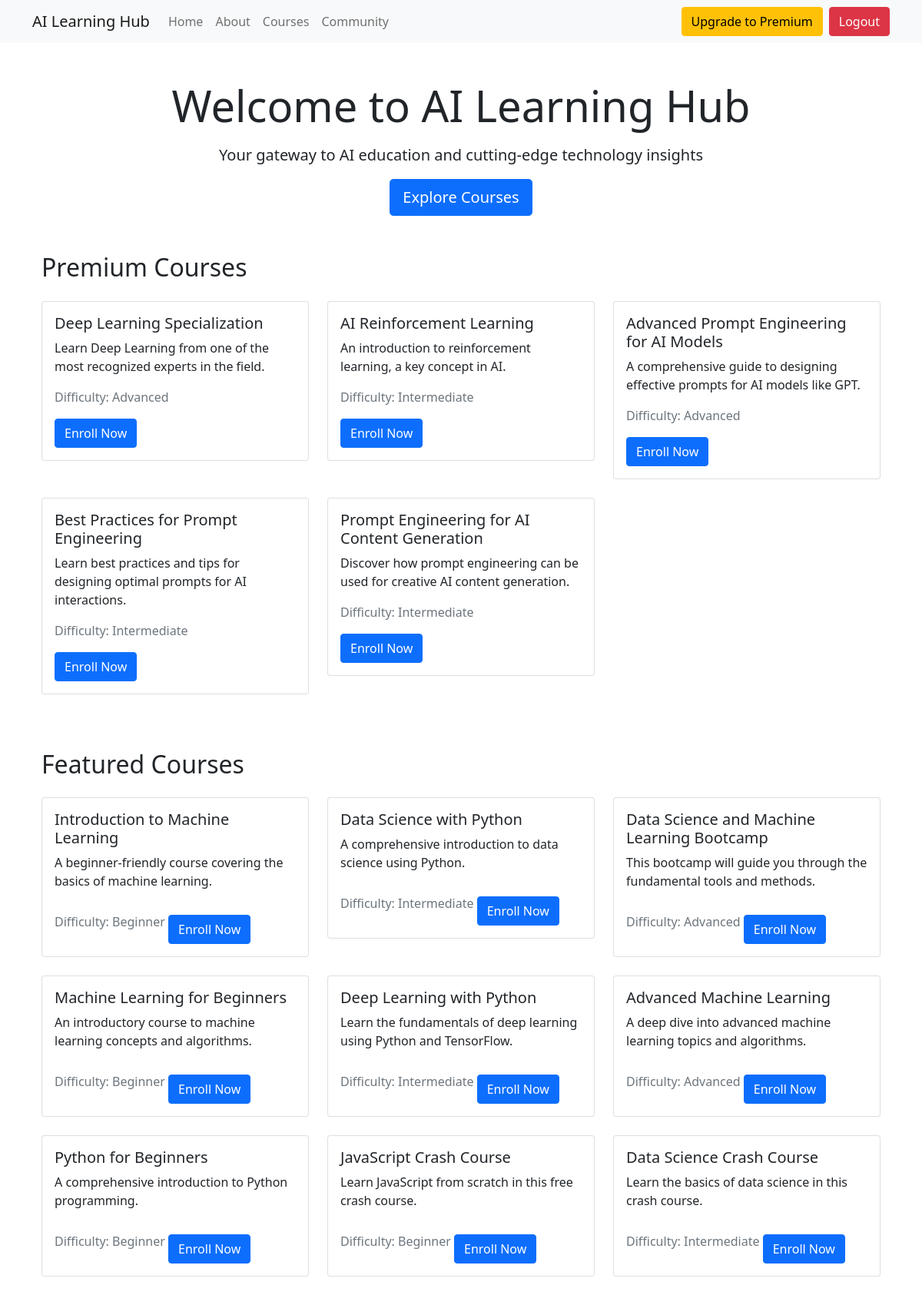
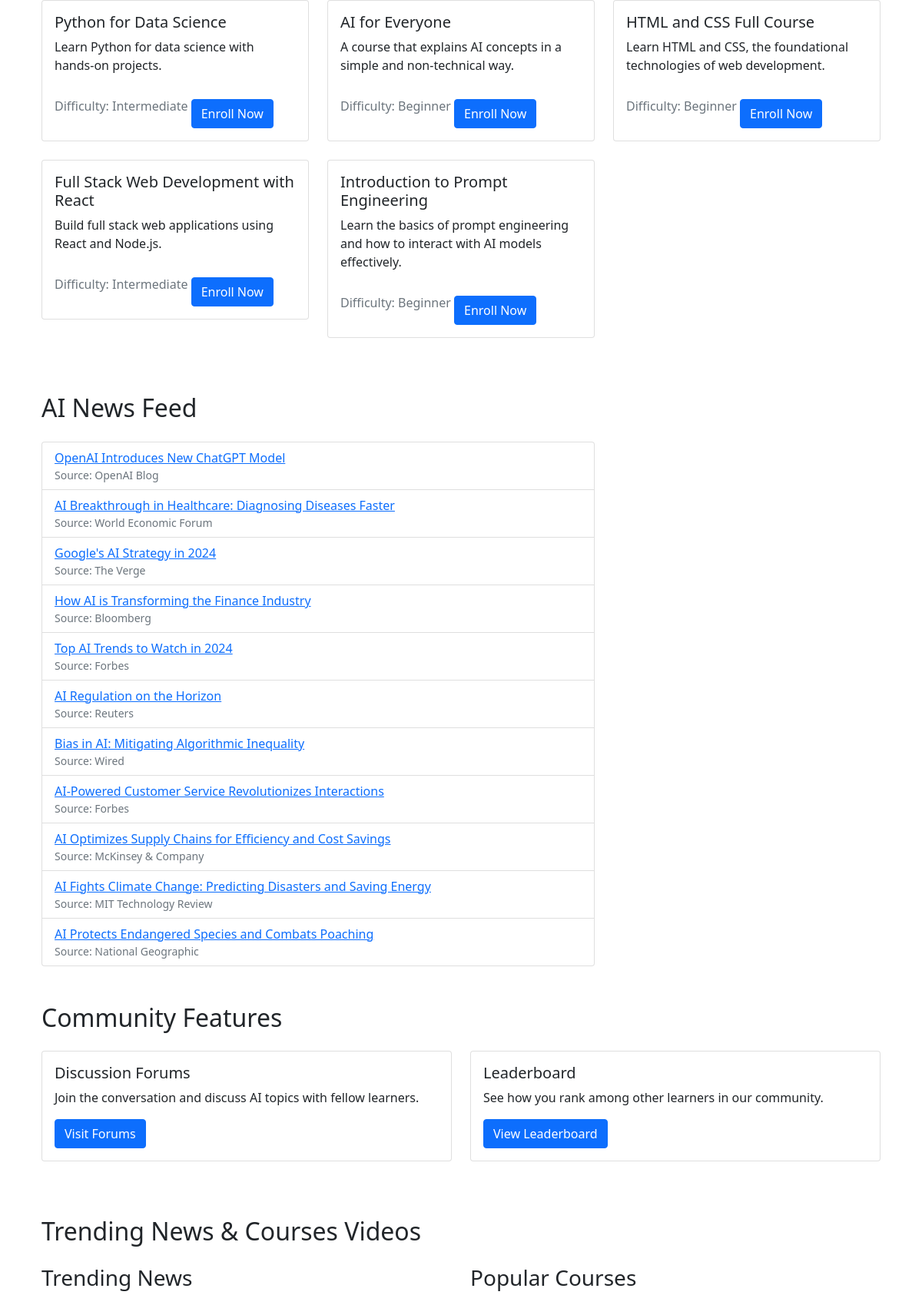
Screenshot of /accounts/profile/ (signed in, upper part) with the database file from the repository (2 pictures, top to bottom).
### apps/models.py (models this page shows, shortened)
class Course(models.Model):
    title = models.CharField(max_length=200)
    description = models.TextField()
    video_url = models.URLField()
    difficulty = models.CharField(max_length=20, choices=[(
        'beginner', 'Beginner'), ('intermediate', 'Intermediate'), ('advanced', 'Advanced')])
    is_premium = models.BooleanField(default=False)
    category = models.ForeignKey(Category, on_delete=models.CASCADE)
    slug = models.SlugField(null=True, blank=True)

### apps/views.py (the view)
# urls.py: path('accounts/profile/', views.user_profile, name='user_profile'),
@login_required
def user_profile(request):
    courses = Course.objects.all()
    articles = Article.objects.all()[:5]
    premium_courses = courses.filter(is_premium=True)
    regular_courses = courses.filter(is_premium=False)
    news_feed = [
        {
            "title": "OpenAI Introduces New ChatGPT Model",
            "url": "https://openai.com/blog/introducing-chatgpt-4/",
            "source": "OpenAI Blog"
        },
        {
            "title": "AI Breakthrough in Healthcare: Diagnosing Diseases Faster",
            "url": "https://www.weforum.org/agenda/2024/09/how-ai-is-improving-diagnostics-and-health-outcomes-transforming-healthcare",
            "source": "World Economic Forum"  # Updated source based on real article
        },
        {
            "title": "Google's AI Strategy in 2024",
            "url": "https://www.theverge.com/2024/8/12/22073124/google-ai-strategy-deepmind-lamda",
            "source": "The Verge"
        },
        {
            "title": "How AI is Transforming the Finance Industry",
            "url": "https://www.bloomberg.com/news/articles/2024-09-26/how-ai-is-reshaping-finance",
            "source": "Bloomberg"
        },
        {
            "title": "Top AI Trends to Watch in 2024",
            "url": "https://www.forbes.com/sites/bernardmarr/2024/01/10/top-10-artificial-intelligence-trends-to-watch-in-2024/",
            "source": "Forbes"
        },
        {
            "title": "AI Regulation on the Horizon",
            "url": "https://www.reuters.com/technology/governments-race-regulate-ai-tools-2023-10-13/",
            "source": "Reuters"
        },
        {
            "title": "Bias in AI: Mitigating Algorithmic Inequality",
            "url": "https://www.wired.com/story/recruiters-ai-application-overload/",
            "source": "Wired"
        },
        {
            "title": "AI-Powered Customer Service Revolutionizes Interactions",
            "url": "https://www.forbes.com/sites/sunilrajaraman/2024/06/18/ai-driven-customer-service-is-gaining-steam/",
            "source": "Forbes"
        },
        {
            "title": "AI Optimizes Supply Chains for Efficiency and Cost Savings",
            "url": "https://www.mckinsey.com/industries/metals-and-mining/our-insights/succeeding-in-the-ai-supply-chain-revolution",
            "source": "McKinsey & Company"
        },
        {
            "title": "AI Fights Climate Change: Predicting Disasters and Saving Energy",
            "url": "https://www.technologyreview.com/topic/climate-change/",
            "source": "MIT Technology Review"
        },
        {
            "title": "AI Protects Endangered Species and Combats Poaching",
            "url": "https://www.nationalgeographic.com/animals/article/artificial-intelligence-counts-wild-animals",
            "source": "National Geographic"
        }
    ]
    context = {
        'courses': courses,
        'premium_courses': premium_courses,
        'regular_courses': regular_courses,
        'articles': articles,
        'news_feed': news_feed
    }
    return render(request, 'index.html', context)

### apps/templates/index.html (shortened to what this page needs)
{% extends 'base.html' %}
{% block content %}
  <div class="container mt-5">
    <div class="text-center">
      <h1 class="display-4 mb-3">Welcome to AI Learning Hub</h1>
      <p class="lead">Your gateway to AI education and cutting-edge technology insights</p>
      <a href="{% url 'blog:course_list' %}" class="btn btn-primary btn-lg">Explore Courses</a>
    </div>
  </div>
  <div class="container mt-5">
    <h2 class="mb-4">Premium Courses</h2>
    <div class="row">
      {% for course in premium_courses %}
        <div class="col-md-4">
          <div class="card mb-4">
            <div class="card-body">
              <h5 class="card-title">{{ course.title }}</h5>
              <p class="card-text">{{ course.description|truncatewords:20 }}</p>
              <span class="text-muted">Difficulty: {{ course.get_difficulty_display }}</span>
              <span class="badge badge-warning ml-2">Premium</span>
              <a href="{% url 'blog:course_detail' course.slug %}" class="btn btn-primary mt-3">Enroll Now</a>
            </div>
          </div>
        </div>
      {% endfor %}
    </div>
  </div>
  <div class="container mt-5">
    <h2 class="mb-4">Featured Courses</h2>
    <div class="row">
      {% for course in regular_courses %}
        <div class="col-md-4">
          <div class="card mb-4">
            <div class="card-body">
              <h5 class="card-title">{{ course.title }}</h5>
              <p class="card-text">{{ course.description|truncatewords:20 }}</p>
              <span class="text-muted">Difficulty: {{ course.get_difficulty_display }}</span>
              <a href="{% url 'blog:course_detail' course.slug %}" class="btn btn-primary mt-3">Enroll Now</a>
            </div>
          </div>
        </div>
      {% endfor %}
    </div>
  </div>
  <div class="container mt-5">
    <div class="row">
      <div class="col-lg-8">
        <h2 class="mb-4">AI News Feed</h2>
        <ul class="list-group">
          {% for news in news_feed %}
            <li class="list-group-item">
              <a href="{{ news.url }}" target="_blank">{{ news.title }}</a>
              <small class="text-muted d-block">Source: {{ news.source }}</small>
            </li>
          {% endfor %}
        </ul>
      </div>
    </div>
  </div>
  <div class="container mt-5">
    <h2 class="mb-4">Community Features</h2>
    <div class="row">
      <div class="col-md-6">
        <div class="card mb-4">
          <div class="card-body">
            <h5 class="card-title">Discussion Forums</h5>
            <p class="card-text">Join the conversation and discuss AI topics with fellow learners.</p>
            <a href="{% url 'blog:forum_list' %}" class="btn btn-primary">Visit Forums</a>
          </div>
        </div>
      </div>
      <div class="col-md-6">
        <div class="card mb-4">
          <div class="card-body">
            <h5 class="card-title">Leaderboard</h5>
            <p class="card-text">See how you rank among other learners in our community.</p>
            <a href="{% url 'blog:leaderboard' %}" class="btn btn-primary">View Leaderboard</a>
          </div>
        </div>
      </div>
    </div>
  </div>
  <div class="container mt-5">
    <h2 class="mb-4">Trending News & Courses Videos</h2>
    <div class="row">
      <div class="col-md-6">
        <h3>Trending News</h3>
      </div>
      <div class="col-md-6">
        <h3>Popular Courses</h3>
      </div>
    </div>
  </div>
{% endblock content %}

### rows the page displays
Course: title "Deep Learning Specialization", description "Learn Deep Learning from one of the most recognized experts in the field.", difficulty "Advanced"
Course: title "AI Reinforcement Learning", description "An introduction to reinforcement learning, a key concept in AI.", difficulty "Intermediate"
Course: title "Advanced Prompt Engineering for AI Models", description "A comprehensive guide to designing effective prompts for AI models like GPT.", difficulty "Advanced"
Course: title "Best Practices for Prompt Engineering", description "Learn best practices and tips for designing optimal prompts for AI interactions.", difficulty "Intermediate"
Course: title "Prompt Engineering for AI Content Generation", description "Discover how prompt engineering can be used for creative AI content generation.", difficulty "Intermediate"
Course: title "Introduction to Machine Learning", description "A beginner-friendly course covering the basics of machine learning.", difficulty "Beginner"
Course: title "Data Science with Python", description "A comprehensive introduction to data science using Python.", difficulty "Intermediate"
Course: title "Data Science and Machine Learning Bootcamp", description "This bootcamp will guide you through the fundamental tools and methods.", difficulty "Advanced"
Course: title "Machine Learning for Beginners", description "An introductory course to machine learning concepts and algorithms.", difficulty "Beginner"
Course: title "Deep Learning with Python", description "Learn the fundamentals of deep learning using Python and TensorFlow.", difficulty "Intermediate"
Course: title "Advanced Machine Learning", description "A deep dive into advanced machine learning topics and algorithms.", difficulty "Advanced"
Course: title "Python for Beginners", description "A comprehensive introduction to Python programming.", difficulty "Beginner"
Course: title "JavaScript Crash Course", description "Learn JavaScript from scratch in this free crash course.", difficulty "Beginner"
Course: title "Data Science Crash Course", description "Learn the basics of data science in this crash course.", difficulty "Intermediate"
Course: title "Python for Data Science", description "Learn Python for data science with hands-on projects.", difficulty "Intermediate"
Course: title "AI for Everyone", description "A course that explains AI concepts in a simple and non-technical way.", difficulty "Beginner"
Course: title "HTML and CSS Full Course", description "Learn HTML and CSS, the foundational technologies of web development.", difficulty "Beginner"
Course: title "Full Stack Web Development with React", description "Build full stack web applications using React and Node.js.", difficulty "Intermediate"
Course: title "Introduction to Prompt Engineering", description "Learn the basics of prompt engineering and how to interact with AI models effectively.", difficulty "Beginner"

### other values shown
{{ news.title }} "OpenAI Introduces New ChatGPT Model" "AI Breakthrough in Healthcare: Diagnosing Diseases Faster" "Google's AI Strategy in 2024" "How AI is Transforming the Finance Industry" "Top AI Trends to Watch in 2024" "AI Regulation on the Horizon" "Bias in AI: Mitigating Algorithmic Inequality" "AI-Powered Customer Service Revolutionizes Interactions" "AI Optimizes Supply Chains for Efficiency and Cost Savings" "AI Fights Climate Change: Predicting Disasters and Saving Energy" "AI Protects Endangered Species and Combats Poaching"
{{ news.source }} "OpenAI Blog" "World Economic Forum" "The Verge" "Bloomberg" "Forbes" "Reuters" "Wired" "Forbes" "McKinsey & Company" "MIT Technology Review" "National Geographic"
